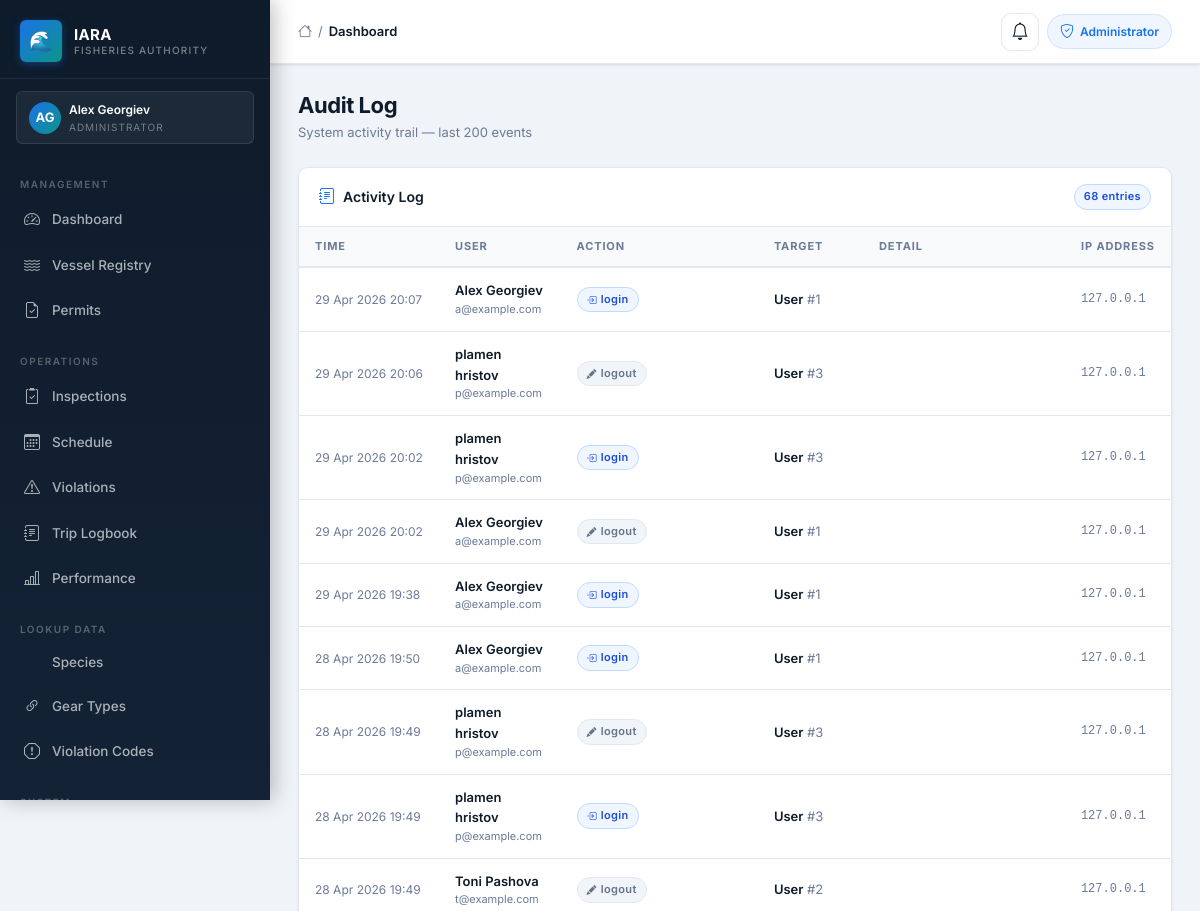
Page /admin/audit-log (signed in, upper part) on the earlier database version.
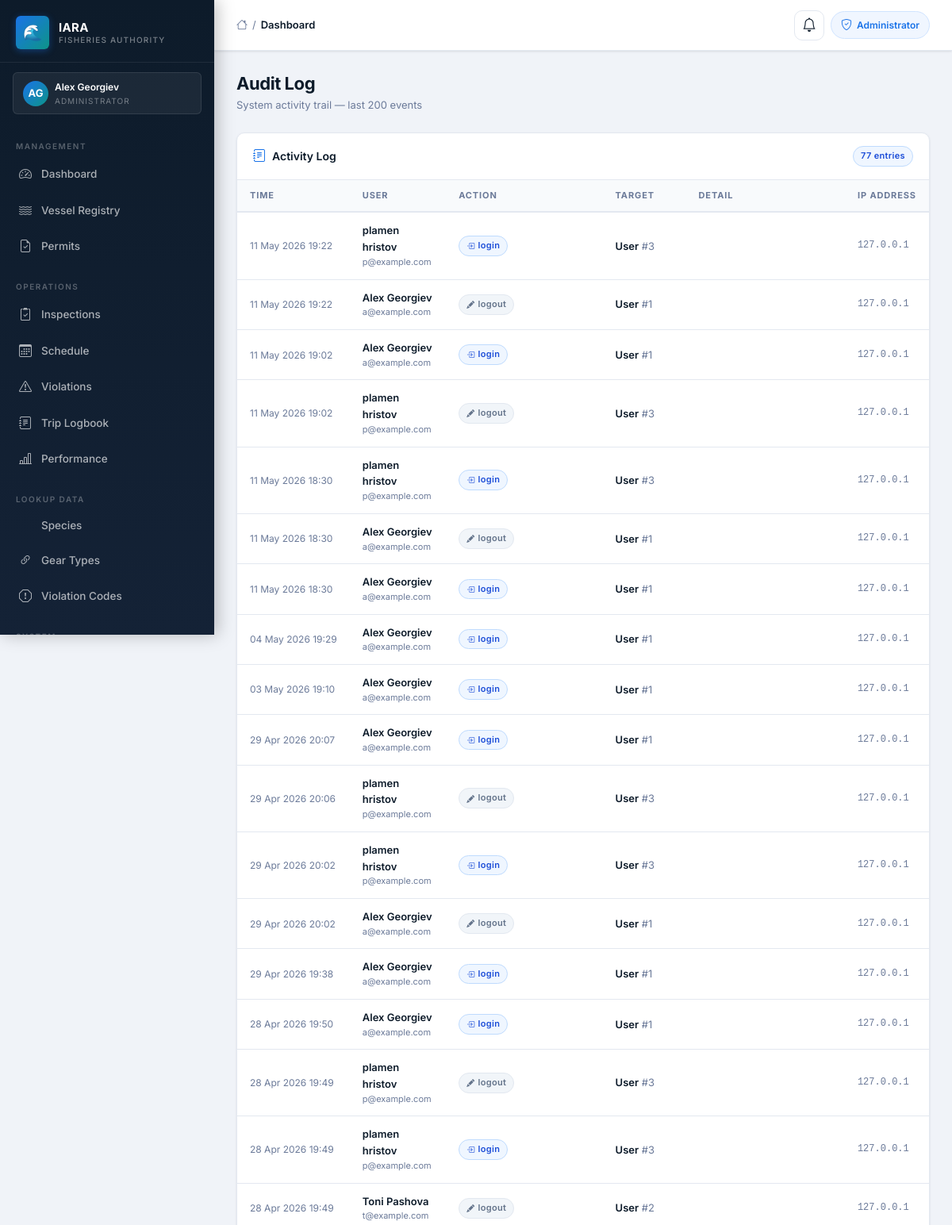
Same page on the later database version.
### iara_app/models.py (models this page shows, shortened)
class User(UserMixin, db.Model):
    __tablename__ = "users"
    id = db.Column(db.Integer, primary_key=True)
    first_name = db.Column(db.String(50), nullable=False)
    last_name = db.Column(db.String(50), nullable=False)
    email = db.Column(db.String(120), unique=True, nullable=False)
    phone = db.Column(db.String(20), nullable=False)
    role = db.Column(db.String(50), nullable=False)
    password_hash = db.Column(db.String(128), nullable=False)
    vessel_registration = db.Column(db.String(50))
    fishing_permit_number = db.Column(db.String(50))
    inspector_id = db.Column(db.Integer, db.ForeignKey("users.id"), nullable=True)
    id_number = db.Column(db.String(50))
    age_category = db.Column(db.String(20))
    created_at = db.Column(db.DateTime, default=datetime.utcnow)
    is_active = db.Column(db.Boolean, default=True)
    reset_token       = db.Column(db.String(100), nullable=True)
    reset_token_expiry = db.Column(db.DateTime, nullable=True)
    failed_logins   = db.Column(db.Integer, default=0)
    locked_until    = db.Column(db.DateTime, nullable=True)
    inspections = db.relationship("Inspection", foreign_keys="Inspection.inspector_id", backref="inspector", lazy=True)
    scheduled_inspections = db.relationship("ScheduledInspection", foreign_keys="ScheduledInspection.inspector_id", backref="assigned_inspector", lazy=True)
    created_scheduled_inspections = db.relationship("ScheduledInspection", foreign_keys="ScheduledInspection.created_by_id", backref="created_by_user", lazy=True)
    audit_logs = db.relationship("AuditLog", foreign_keys="AuditLog.user_id", backref="user", lazy=True)
    alerts = db.relationship("Alert", foreign_keys="Alert.user_id", backref="recipient", lazy=True)

class AuditLog(db.Model):
    __tablename__ = "audit_log"
    id = db.Column(db.Integer, primary_key=True)
    user_id = db.Column(db.Integer, db.ForeignKey("users.id"), nullable=True)
    action = db.Column(db.String(100), nullable=False)
    target_type = db.Column(db.String(50))
    target_id = db.Column(db.Integer)
    detail = db.Column(db.Text)
    ip_address = db.Column(db.String(50))
    created_at = db.Column(db.DateTime, default=datetime.utcnow)

### iara_app/routes/admin.py (the view)
@bp.route("/audit-log")
@login_required
@admin_required
def audit_log():
    from ..models import AuditLog
    logs = AuditLog.query.order_by(AuditLog.created_at.desc()).limit(200).all()
    return render_template("admin/audit_log.html", logs=logs)

### iara_app/templates/admin/audit_log.html (shortened to what this page needs)
{% extends "layout/base.html" %}
{% block content %}
<div class="page-header">
  <div class="page-header-left">
    <h1 class="page-title">Audit Log</h1>
    <p class="page-subtitle">System activity trail — last 200 events</p>
  </div>
</div>
<div class="iara-card">
  <div class="iara-card-header">
    <h2 class="iara-card-title"><i class="bi bi-journal-text"></i> Activity Log</h2>
    <span class="iara-badge badge-inspector">{{ logs|length }} entries</span>
  </div>
  <div class="iara-table-wrapper">
    <table class="iara-table">
      <thead>
        <tr>
          <th>Time</th>
          <th>User</th>
          <th>Action</th>
          <th>Target</th>
          <th>Detail</th>
          <th>IP Address</th>
        </tr>
      </thead>
      <tbody>
        {% for log in logs %}
        <tr>
          <td style="font-size:12px;color:var(--text-secondary);white-space:nowrap;">
            {{ log.created_at.strftime('%d %b %Y %H:%M') if log.created_at else '—' }}
          </td>
          <td>
            {% if log.user %}
            <div style="font-weight:600;font-size:13px;">
              {{ log.user.first_name }} {{ log.user.last_name }}
            </div>
            <div style="font-size:11px;color:var(--text-secondary);">{{ log.user.email }}</div>
            {% else %}
            <span style="color:var(--text-secondary);font-size:13px;">System</span>
            {% endif %}
          </td>
          <td>
            {% set action = log.action or '' %}
            {% if 'delete' in action %}
            <span class="iara-badge badge-status-expired"><i class="bi bi-trash3-fill"></i> {{ action }}</span>
            {% elif 'create' in action or 'add' in action %}
            <span class="iara-badge badge-status-active"><i class="bi bi-plus-circle-fill"></i> {{ action }}</span>
            {% elif 'login' in action %}
            <span class="iara-badge badge-inspector"><i class="bi bi-box-arrow-in-right"></i> {{ action }}</span>
            {% elif 'reset' in action or 'unlock' in action %}
            <span class="iara-badge badge-sev-medium"><i class="bi bi-key-fill"></i> {{ action }}</span>
            {% else %}
            <span class="iara-badge" style="background:#f1f5f9;color:#64748b;border:1px solid #e2e8f0;">
              <i class="bi bi-pencil-fill"></i> {{ action }}
            </span>
            {% endif %}
          </td>
          <td style="font-size:13px;">
            {% if log.target_type %}
            <span style="font-weight:600;">{{ log.target_type }}</span>
            {% if log.target_id %}
            <span style="color:var(--text-secondary);">#{{ log.target_id }}</span>
            {% endif %}
            {% else %}—{% endif %}
          </td>
          <td style="font-size:12px;color:var(--text-secondary);max-width:300px;">
          </td>
          <td style="font-size:12px;font-family:monospace;color:var(--text-secondary);">
            {{ log.ip_address or '—' }}
          </td>
        </tr>
        {% endfor %}
      </tbody>
    </table>
  </div>
</div>
{% endblock %}

### iara_app/templates/layout/base.html (shortened to what this page needs)
<!DOCTYPE html>
<html lang="en">
<head>
  <link href="https://cdn.jsdelivr.net/npm/bootstrap@5.3.2/dist/css/bootstrap.min.css" rel="stylesheet">
  <link rel="stylesheet" href="https://cdn.jsdelivr.net/npm/bootstrap-icons@1.11.3/font/bootstrap-icons.min.css">
  <link rel="stylesheet" href="{{ url_for('static', filename='css/iara_theme.css') }}">
</head>
<body>
  {% if current_user.is_authenticated %}
  <aside class="iara-sidebar">
    <a class="sidebar-brand" href="#">
      <div class="sidebar-brand-icon">🌊</div>
      <div class="sidebar-brand-text">
        <div class="sidebar-brand-name">IARA</div>
        <div class="sidebar-brand-sub">Fisheries Authority</div>
      </div>
    </a>
    <div class="sidebar-role-banner">
      <div class="sidebar-role-avatar">
        {{ current_user.first_name[0]|upper }}{{ current_user.last_name[0]|upper }}
      </div>
      <div>
        <div class="sidebar-role-name">{{ current_user.first_name }} {{ current_user.last_name }}</div>
        <div class="sidebar-role-label">
          {% if current_user.role == "administrator" %}Administrator
          {% elif current_user.role == "inspector" %}Inspector
          {% elif current_user.role == "fisherman" %}Fisherman
          {% else %}Amateur Fisher{% endif %}
        </div>
      </div>
    </div>
    <nav class="sidebar-nav">
      {% if current_user.role == "administrator" %}
      <div class="sidebar-section-label">Management</div>
      <a href="{{ url_for('admin.admin_dashboard') }}"
        class="sidebar-link {% if request.endpoint == 'admin.admin_dashboard' %}active{% endif %}">
        <i class="bi bi-speedometer2"></i> Dashboard
      </a>
      <a href="{{ url_for('admin.vessels') }}"
        class="sidebar-link {% if 'vessel' in request.endpoint %}active{% endif %}">
        <i class="bi bi-water"></i> Vessel Registry
      </a>
      <a href="{{ url_for('admin.permits') }}"
        class="sidebar-link ">
        <i class="bi bi-file-earmark-check"></i> Permits
      </a>
      <div class="sidebar-section-label" style="margin-top:8px;">Operations</div>
      <a href="{{ url_for('admin.admin_inspections') }}"
        class="sidebar-link {% if 'inspection' in request.endpoint and 'schedule' not in request.endpoint %}active{% endif %}">
        <i class="bi bi-clipboard2-check"></i> Inspections
      </a>
      <a href="{{ url_for('admin.schedule_list') }}"
        class="sidebar-link {% if 'schedule' in request.endpoint %}active{% endif %}">
        <i class="bi bi-calendar3"></i> Schedule
      </a>
      <a href="{{ url_for('admin.admin_violations') }}"
        class="sidebar-link {% if 'violation' in request.endpoint %}active{% endif %}">
        <i class="bi bi-exclamation-triangle"></i> Violations
      </a>
      <a href="{{ url_for('trips.trips_list') }}"
        class="sidebar-link {% if 'trips' in request.endpoint %}active{% endif %}">
        <i class="bi bi-journal-text"></i> Trip Logbook
      </a>
      <a href="{{ url_for('admin.admin_inspector_performance') }}"
        class="sidebar-link {% if 'performance' in request.endpoint %}active{% endif %}">
        <i class="bi bi-bar-chart-line"></i> Performance
      </a>
      <div class="sidebar-section-label" style="margin-top:8px;">Lookup Data</div>
      <a href="{{ url_for('lookup.species_list') }}"
        class="sidebar-link {% if 'species' in request.endpoint %}active{% endif %}">
         Species
      </a>
      <a href="{{ url_for('lookup.gear_list') }}"
        class="sidebar-link {% if 'gear' in request.endpoint %}active{% endif %}">
        <i class="bi bi-link-45deg"></i> Gear Types
      </a>
      <a href="{{ url_for('lookup.violation_codes_list') }}"
        class="sidebar-link {% if 'violation_code' in request.endpoint %}active{% endif %}">
        <i class="bi bi-exclamation-octagon"></i> Violation Codes
      </a>
      <div class="sidebar-section-label" style="margin-top:8px;">System</div>
      {% endif %}
    </nav>
  </aside>
  {% endif %}
  <div class="iara-main" {% if not current_user.is_authenticated %}style="margin-left:0;" {% endif %}>
    <header class="iara-topbar">
      <div class="topbar-breadcrumb">
        <i class="bi bi-house" style="color:var(--text-secondary);font-size:14px;"></i>
        <span class="bc-sep">/</span>
        <span class="bc-current">{{ title if title else "Dashboard" }}</span>
      </div>
      <div class="topbar-actions">
        {% if current_user.is_authenticated %}
        <a href="{{ url_for('alerts.notification_center') }}"
           id="notif-bell-btn"
           style="position:relative;display:inline-flex;align-items:center;justify-content:center;width:38px;height:38px;background:var(--surface-card);border:1px solid var(--border-color);border-radius:10px;text-decoration:none;color:var(--text-primary);transition:background .15s;"
           title="Notifications">
          <i class="bi bi-bell" style="font-size:1.1rem;"></i>
        </a>
        {% if current_user.role == "administrator" %}
        <span class="topbar-badge">
          <i class="bi bi-shield-check"></i> Administrator
        </span>
        {% elif current_user.role == "inspector" %}
        <span class="topbar-badge" style="background:#eff6ff;border-color:#bfdbfe;color:#1d4ed8;">
          <i class="bi bi-clipboard2-check"></i> Inspector
        </span>
        {% elif current_user.role == "fisherman" %}
        <span class="topbar-badge" style="background:#f0fdf4;border-color:#bbf7d0;color:#15803d;">
          <i class="bi bi-water"></i> Fisherman
        </span>
        {% else %}
        <span class="topbar-badge" style="background:#fffbeb;border-color:#fde68a;color:#b45309;">
          <i class="bi bi-person"></i> Amateur
        </span>
        {% endif %}
        {% endif %}
      </div>
    </header>
    <main class="iara-content">
      {% block content %}{% endblock %}
    </main>
  </div>
</body>
</html>

Differences in the rows shown:
added AuditLog: created_at "11 May 2026 19:22", user.first_name "plamen", user.last_name "hristov", user.email "p@example.com", action "login", target_type "User", target_id "3", ip_address "127.0.0.1"
added AuditLog: created_at "11 May 2026 19:22", user.first_name "Alex", user.last_name "Georgiev", user.email "a@example.com", action "logout", target_type "User", target_id "1", ip_address "127.0.0.1"
added AuditLog: created_at "11 May 2026 19:02", user.first_name "Alex", user.last_name "Georgiev", user.email "a@example.com", action "login", target_type "User", target_id "1", ip_address "127.0.0.1"
added AuditLog: created_at "11 May 2026 19:02", user.first_name "plamen", user.last_name "hristov", user.email "p@example.com", action "logout", target_type "User", target_id "3", ip_address "127.0.0.1"
added AuditLog: created_at "11 May 2026 18:30", user.first_name "plamen", user.last_name "hristov", user.email "p@example.com", action "login", target_type "User", target_id "3", ip_address "127.0.0.1"
added AuditLog: created_at "11 May 2026 18:30", user.first_name "Alex", user.last_name "Georgiev", user.email "a@example.com", action "logout", target_type "User", target_id "1", ip_address "127.0.0.1"
added AuditLog: created_at "11 May 2026 18:30", user.first_name "Alex", user.last_name "Georgiev", user.email "a@example.com", action "login", target_type "User", target_id "1", ip_address "127.0.0.1"
added AuditLog: created_at "04 May 2026 19:29", user.first_name "Alex", user.last_name "Georgiev", user.email "a@example.com", action "login", target_type "User", target_id "1", ip_address "127.0.0.1"
added AuditLog: created_at "03 May 2026 19:10", user.first_name "Alex", user.last_name "Georgiev", user.email "a@example.com", action "login", target_type "User", target_id "1", ip_address "127.0.0.1"
Other differences:
{{ logs|length }}: "68" → "77"
